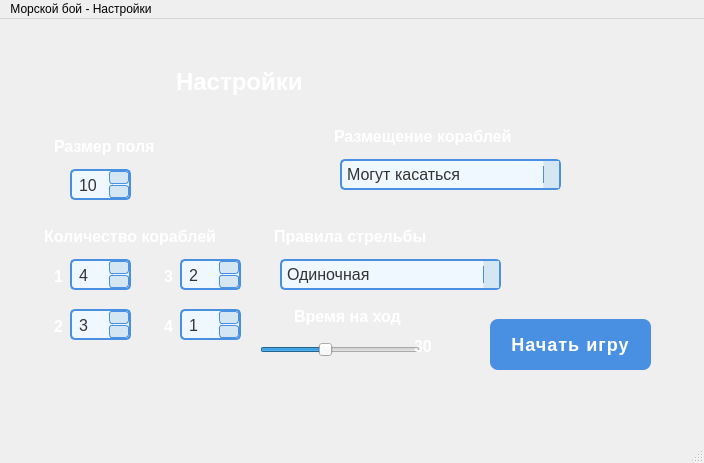
<?xml version="1.0" encoding="UTF-8"?>
<ui version="4.0">
 <class>CustomizationMenu</class>
 <widget class="QMainWindow" name="CustomizationMenu">
  <property name="geometry">
   <rect>
    <x>0</x>
    <y>0</y>
    <width>704</width>
    <height>463</height>
   </rect>
  </property>
  <property name="windowTitle">
   <string>Морской бой - Настройки</string>
  </property>
  <property name="styleSheet">
   <string notr="true">background: qlineargradient(
    x1: 0, y1: 0,
    x2: 1, y2: 1,
    stop: 0 #a0e9ff,
    stop: 1 #00bcd4
);
</string>
  </property>
  <widget class="QWidget" name="centralwidget">
   <widget class="QSpinBox" name="spinBox_fieldSize">
    <property name="geometry">
     <rect>
      <x>70</x>
      <y>150</y>
      <width>61</width>
      <height>31</height>
     </rect>
    </property>
    <property name="styleSheet">
     <string notr="true">QSpinBox {
    border: 2px solid #4a90e2;
    border-radius: 5px;
    padding: 5px;
    background-color: #f0f8ff;
    color: #333;
    font-size: 16px;
    width: 80px;
}

QSpinBox::up-button, QSpinBox::down-button {
    border: 1px solid #4a90e2;
    border-radius: 3px;
    background-color: #d4e6f1;
    width: 18px;
}

QSpinBox::up-button:hover, QSpinBox::down-button:hover {
    background-color: #4a90e2;
}

QSpinBox::up-button:pressed, QSpinBox::down-button:pressed {
    background-color: #2e72a0;
}

QSpinBox::edit-line {
    border: none;
    background-color: transparent;
    padding-left: 5px;
}
</string>
    </property>
    <property name="minimum">
     <number>6</number>
    </property>
    <property name="maximum">
     <number>16</number>
    </property>
    <property name="value">
     <number>10</number>
    </property>
   </widget>
   <widget class="QLabel" name="label_fieldSize">
    <property name="geometry">
     <rect>
      <x>50</x>
      <y>110</y>
      <width>141</width>
      <height>31</height>
     </rect>
    </property>
    <property name="styleSheet">
     <string notr="true">color: white;
background-color: transparent;
font-size: 12pt;
font-weight: bold;
padding-top: 4px;
qproperty-alignment: AlignHCenter;</string>
    </property>
    <property name="text">
     <string>Размер поля</string>
    </property>
   </widget>
   <widget class="QLabel" name="label_title">
    <property name="geometry">
     <rect>
      <x>170</x>
      <y>40</y>
      <width>321</width>
      <height>41</height>
     </rect>
    </property>
    <property name="styleSheet">
     <string notr="true">color: white;
background-color: transparent;
font-size: 18pt;
font-weight: bold;
padding-top: 4px;
qproperty-alignment: AlignHCenter;</string>
    </property>
    <property name="text">
     <string>Настройки</string>
    </property>
   </widget>
   <widget class="QPushButton" name="pushButton_return">
    <property name="geometry">
     <rect>
      <x>20</x>
      <y>30</y>
      <width>51</width>
      <height>51</height>
     </rect>
    </property>
    <property name="styleSheet">
     <string notr="true">QPushButton {
    background-image: url(:/images/images/return_button.png);
    background-repeat: no-repeat;
    background-position: center;
    background-color: transparent;
    border: none;
    width: 32px;
    height: 32px;
}

QPushButton:hover {
    background-color: rgba(255, 255, 255, 0.1);
}</string>
    </property>
    <property name="text">
     <string/>
    </property>
   </widget>
   <widget class="QComboBox" name="comboBox_ships_placement">
    <property name="geometry">
     <rect>
      <x>340</x>
      <y>140</y>
      <width>221</width>
      <height>31</height>
     </rect>
    </property>
    <property name="styleSheet">
     <string notr="true">QComboBox {
    border: 2px solid #4a90e2;
    border-radius: 5px;
    background-color: #f0f8ff;
    color: #333;
    font-size: 16px;
    padding: 5px;
    width: 150px;
}

QComboBox::drop-down {
    border-left: 1px solid #4a90e2;
    border-radius: 0 5px 5px 0;
    background-color: #d4e6f1;
}

QComboBox::down-arrow {
    image: url(:/images/images/arrow-down.png);  /* Путь к твоей стрелочке */
    width: 16px;
    height: 16px;
}

QComboBox QAbstractItemView {
    border: 2px solid #4a90e2;
    background-color: #f0f8ff;
    color: #333;
    font-size: 16px;
}

QComboBox::item {
    padding: 5px;
}

QComboBox::item:selected {
    background-color: #4a90e2;
    color: white;
}
</string>
    </property>
    <item>
     <property name="text">
      <string>Могут касаться</string>
     </property>
    </item>
    <item>
     <property name="text">
      <string>Не могут касаться</string>
     </property>
    </item>
   </widget>
   <widget class="QLabel" name="label_ships_placement">
    <property name="geometry">
     <rect>
      <x>330</x>
      <y>100</y>
      <width>241</width>
      <height>31</height>
     </rect>
    </property>
    <property name="styleSheet">
     <string notr="true">color: white;
background-color: transparent;
font-size: 12pt;
font-weight: bold;
padding-top: 4px;
qproperty-alignment: AlignHCenter;</string>
    </property>
    <property name="text">
     <string>Размещение кораблей</string>
    </property>
   </widget>
   <widget class="QLabel" name="label_ships_count">
    <property name="geometry">
     <rect>
      <x>40</x>
      <y>200</y>
      <width>231</width>
      <height>31</height>
     </rect>
    </property>
    <property name="styleSheet">
     <string notr="true">color: white;
background-color: transparent;
font-size: 12pt;
font-weight: bold;
padding-top: 4px;
qproperty-alignment: AlignHCenter;</string>
    </property>
    <property name="text">
     <string>Количество кораблей</string>
    </property>
   </widget>
   <widget class="QSpinBox" name="spinBox_ships_1">
    <property name="geometry">
     <rect>
      <x>70</x>
      <y>240</y>
      <width>61</width>
      <height>31</height>
     </rect>
    </property>
    <property name="styleSheet">
     <string notr="true">QSpinBox {
    border: 2px solid #4a90e2;
    border-radius: 5px;
    padding: 5px;
    background-color: #f0f8ff;
    color: #333;
    font-size: 16px;
    width: 80px;
}

QSpinBox::up-button, QSpinBox::down-button {
    border: 1px solid #4a90e2;
    border-radius: 3px;
    background-color: #d4e6f1;
    width: 18px;
}

QSpinBox::up-button:hover, QSpinBox::down-button:hover {
    background-color: #4a90e2;
}

QSpinBox::up-button:pressed, QSpinBox::down-button:pressed {
    background-color: #2e72a0;
}

QSpinBox::edit-line {
    border: none;
    background-color: transparent;
    padding-left: 5px;
}
</string>
    </property>
    <property name="minimum">
     <number>0</number>
    </property>
    <property name="maximum">
     <number>10</number>
    </property>
    <property name="value">
     <number>4</number>
    </property>
   </widget>
   <widget class="QSpinBox" name="spinBox_ships_2">
    <property name="geometry">
     <rect>
      <x>180</x>
      <y>240</y>
      <width>61</width>
      <height>31</height>
     </rect>
    </property>
    <property name="styleSheet">
     <string notr="true">QSpinBox {
    border: 2px solid #4a90e2;
    border-radius: 5px;
    padding: 5px;
    background-color: #f0f8ff;
    color: #333;
    font-size: 16px;
    width: 80px;
}

QSpinBox::up-button, QSpinBox::down-button {
    border: 1px solid #4a90e2;
    border-radius: 3px;
    background-color: #d4e6f1;
    width: 18px;
}

QSpinBox::up-button:hover, QSpinBox::down-button:hover {
    background-color: #4a90e2;
}

QSpinBox::up-button:pressed, QSpinBox::down-button:pressed {
    background-color: #2e72a0;
}

QSpinBox::edit-line {
    border: none;
    background-color: transparent;
    padding-left: 5px;
}
</string>
    </property>
    <property name="minimum">
     <number>0</number>
    </property>
    <property name="maximum">
     <number>10</number>
    </property>
    <property name="value">
     <number>2</number>
    </property>
   </widget>
   <widget class="QSpinBox" name="spinBox_ships_3">
    <property name="geometry">
     <rect>
      <x>70</x>
      <y>290</y>
      <width>61</width>
      <height>31</height>
     </rect>
    </property>
    <property name="styleSheet">
     <string notr="true">QSpinBox {
    border: 2px solid #4a90e2;
    border-radius: 5px;
    padding: 5px;
    background-color: #f0f8ff;
    color: #333;
    font-size: 16px;
    width: 80px;
}

QSpinBox::up-button, QSpinBox::down-button {
    border: 1px solid #4a90e2;
    border-radius: 3px;
    background-color: #d4e6f1;
    width: 18px;
}

QSpinBox::up-button:hover, QSpinBox::down-button:hover {
    background-color: #4a90e2;
}

QSpinBox::up-button:pressed, QSpinBox::down-button:pressed {
    background-color: #2e72a0;
}

QSpinBox::edit-line {
    border: none;
    background-color: transparent;
    padding-left: 5px;
}
</string>
    </property>
    <property name="minimum">
     <number>0</number>
    </property>
    <property name="maximum">
     <number>10</number>
    </property>
    <property name="value">
     <number>3</number>
    </property>
   </widget>
   <widget class="QSpinBox" name="spinBox_ships_4">
    <property name="geometry">
     <rect>
      <x>180</x>
      <y>290</y>
      <width>61</width>
      <height>31</height>
     </rect>
    </property>
    <property name="styleSheet">
     <string notr="true">QSpinBox {
    border: 2px solid #4a90e2;
    border-radius: 5px;
    padding: 5px;
    background-color: #f0f8ff;
    color: #333;
    font-size: 16px;
    width: 80px;
}

QSpinBox::up-button, QSpinBox::down-button {
    border: 1px solid #4a90e2;
    border-radius: 3px;
    background-color: #d4e6f1;
    width: 18px;
}

QSpinBox::up-button:hover, QSpinBox::down-button:hover {
    background-color: #4a90e2;
}

QSpinBox::up-button:pressed, QSpinBox::down-button:pressed {
    background-color: #2e72a0;
}

QSpinBox::edit-line {
    border: none;
    background-color: transparent;
    padding-left: 5px;
}
</string>
    </property>
    <property name="minimum">
     <number>0</number>
    </property>
    <property name="maximum">
     <number>10</number>
    </property>
    <property name="value">
     <number>1</number>
    </property>
   </widget>
   <widget class="QLabel" name="label_ships_count_1">
    <property name="geometry">
     <rect>
      <x>50</x>
      <y>240</y>
      <width>21</width>
      <height>31</height>
     </rect>
    </property>
    <property name="font">
     <font>
      <pointsize>12</pointsize>
      <bold>true</bold>
     </font>
    </property>
    <property name="styleSheet">
     <string notr="true">color: white;
background-color: transparent;
font-size: 12pt;
font-weight: bold;
padding-top: 4px;
qproperty-alignment: AlignHCenter;</string>
    </property>
    <property name="text">
     <string>1</string>
    </property>
   </widget>
   <widget class="QLabel" name="label_ships_count_2">
    <property name="geometry">
     <rect>
      <x>50</x>
      <y>290</y>
      <width>21</width>
      <height>31</height>
     </rect>
    </property>
    <property name="font">
     <font>
      <pointsize>12</pointsize>
      <bold>true</bold>
     </font>
    </property>
    <property name="styleSheet">
     <string notr="true">color: white;
background-color: transparent;
font-size: 12pt;
font-weight: bold;
padding-top: 4px;
qproperty-alignment: AlignHCenter;</string>
    </property>
    <property name="text">
     <string>2</string>
    </property>
   </widget>
   <widget class="QLabel" name="label_ships_count_3">
    <property name="geometry">
     <rect>
      <x>160</x>
      <y>240</y>
      <width>21</width>
      <height>31</height>
     </rect>
    </property>
    <property name="font">
     <font>
      <pointsize>12</pointsize>
      <bold>true</bold>
     </font>
    </property>
    <property name="styleSheet">
     <string notr="true">color: white;
background-color: transparent;
font-size: 12pt;
font-weight: bold;
padding-top: 4px;
qproperty-alignment: AlignHCenter;</string>
    </property>
    <property name="text">
     <string>3</string>
    </property>
   </widget>
   <widget class="QLabel" name="label_ships_count_4">
    <property name="geometry">
     <rect>
      <x>160</x>
      <y>290</y>
      <width>21</width>
      <height>31</height>
     </rect>
    </property>
    <property name="font">
     <font>
      <pointsize>12</pointsize>
      <bold>true</bold>
     </font>
    </property>
    <property name="styleSheet">
     <string notr="true">color: white;
background-color: transparent;
font-size: 12pt;
font-weight: bold;
padding-top: 4px;
qproperty-alignment: AlignHCenter;</string>
    </property>
    <property name="text">
     <string>4</string>
    </property>
   </widget>
   <widget class="QComboBox" name="comboBox_shooting">
    <property name="geometry">
     <rect>
      <x>280</x>
      <y>240</y>
      <width>221</width>
      <height>31</height>
     </rect>
    </property>
    <property name="styleSheet">
     <string notr="true">QComboBox {
    border: 2px solid #4a90e2;
    border-radius: 5px;
    background-color: #f0f8ff;
    color: #333;
    font-size: 16px;
    padding: 5px;
    width: 150px;
}

QComboBox::drop-down {
    border-left: 1px solid #4a90e2;
    border-radius: 0 5px 5px 0;
    background-color: #d4e6f1;
}

QComboBox::down-arrow {
    image: url(:/images/images/arrow-down.png);  /* Путь к твоей стрелочке */
    width: 16px;
    height: 16px;
}

QComboBox QAbstractItemView {
    border: 2px solid #4a90e2;
    background-color: #f0f8ff;
    color: #333;
    font-size: 16px;
}

QComboBox::item {
    padding: 5px;
}

QComboBox::item:selected {
    background-color: #4a90e2;
    color: white;
}
</string>
    </property>
    <item>
     <property name="text">
      <string>Одиночная</string>
     </property>
    </item>
    <item>
     <property name="text">
      <string>Стандартная</string>
     </property>
    </item>
    <item>
     <property name="text">
      <string>Радар</string>
     </property>
    </item>
   </widget>
   <widget class="QLabel" name="label_shooting">
    <property name="geometry">
     <rect>
      <x>270</x>
      <y>200</y>
      <width>241</width>
      <height>31</height>
     </rect>
    </property>
    <property name="styleSheet">
     <string notr="true">color: white;
background-color: transparent;
font-size: 12pt;
font-weight: bold;
padding-top: 4px;
qproperty-alignment: AlignHCenter;</string>
    </property>
    <property name="text">
     <string>Правила стрельбы</string>
    </property>
   </widget>
   <widget class="QSlider" name="horizontalSlider_time">
    <property name="geometry">
     <rect>
      <x>260</x>
      <y>320</y>
      <width>160</width>
      <height>22</height>
     </rect>
    </property>
    <property name="minimum">
     <number>10</number>
    </property>
    <property name="maximum">
     <number>60</number>
    </property>
    <property name="value">
     <number>30</number>
    </property>
    <property name="orientation">
     <enum>Qt::Horizontal</enum>
    </property>
   </widget>
   <widget class="QLabel" name="label_time_text">
    <property name="geometry">
     <rect>
      <x>290</x>
      <y>280</y>
      <width>151</width>
      <height>31</height>
     </rect>
    </property>
    <property name="styleSheet">
     <string notr="true">color: white;
background-color: transparent;
font-size: 12pt;
font-weight: bold;
padding-top: 4px;
qproperty-alignment: AlignHCenter;</string>
    </property>
    <property name="text">
     <string>Время на ход</string>
    </property>
   </widget>
   <widget class="QLabel" name="label_time">
    <property name="geometry">
     <rect>
      <x>410</x>
      <y>310</y>
      <width>51</width>
      <height>31</height>
     </rect>
    </property>
    <property name="styleSheet">
     <string notr="true">color: white;
background-color: transparent;
font-size: 12pt;
font-weight: bold;
padding-top: 4px;
qproperty-alignment: AlignHCenter;</string>
    </property>
    <property name="text">
     <string>30</string>
    </property>
   </widget>
   <widget class="QPushButton" name="pushButton_startGame">
    <property name="geometry">
     <rect>
      <x>490</x>
      <y>300</y>
      <width>161</width>
      <height>51</height>
     </rect>
    </property>
    <property name="styleSheet">
     <string notr="true">QPushButton {
    background-color: #4a90e2;
    color: white;
    border: none;
    border-radius: 8px;
    padding: 10px 20px;
    font-size: 18px;
    font-weight: bold;
    letter-spacing: 1px;
}

QPushButton:hover {
    background-color: #357ab8;
}

QPushButton:pressed {
    background-color: #2a5f8f;
}
</string>
    </property>
    <property name="text">
     <string>Начать игру</string>
    </property>
   </widget>
  </widget>
  <widget class="QMenuBar" name="menubar">
   <property name="geometry">
    <rect>
     <x>0</x>
     <y>0</y>
     <width>704</width>
     <height>26</height>
    </rect>
   </property>
   <widget class="QMenu" name="menu">
    <property name="title">
     <string>Морской бой - Настройки</string>
    </property>
   </widget>
   <addaction name="menu"/>
  </widget>
  <widget class="QStatusBar" name="statusbar"/>
 </widget>
 <resources/>
 <connections/>
</ui>
